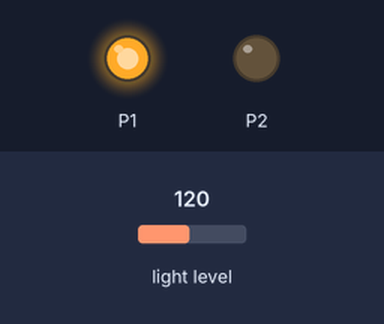
Recording of a program running on a simulated BBC micro:bit (MakeCode). Shown: output pins drawn as LEDs (lit = HIGH). Inputs (shaded band) come from the test bench; at power-on: light level 120.

Above: at 1.2 s.
1.3 s: light level set to 243
2.8 s: light level set to 251
At 3.7 s:
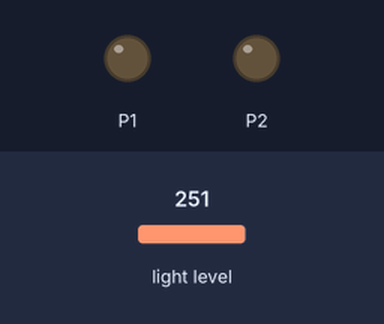
4.3 s: light level set to 5
At 4.7 s:
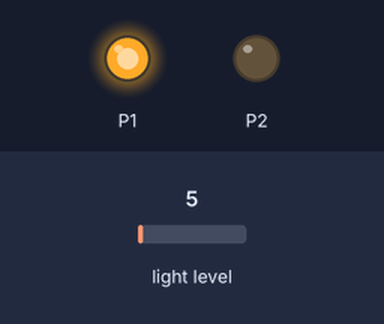
5.8 s: light level set to 250
At 6.9 s:
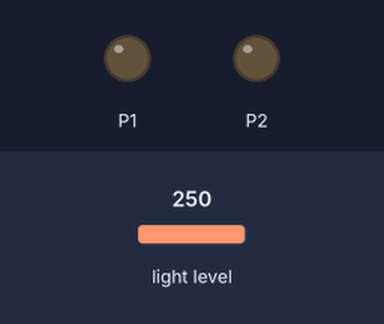
Timing chart, 0 to 8.3 s (numbered marks = the images above; inputs shaded):
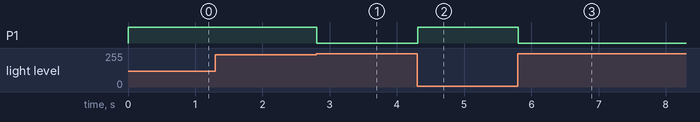

Measured:
- the behaviour switches between 247 and 248 on light level (found by bisection; images 0 and 1)
- after the input at 1.3 s, every drawn part: stays the same
- after the input at 2.8 s, P1: HIGH → LOW at once
- after the input at 4.3 s, P1: LOW → HIGH at once
- after the input at 5.8 s, P1: HIGH → LOW at once

The program:

main.ts
```typescript
let Luz = 0
basic.forever(function () {
    Luz = input.lightLevel()
    if (Luz <= 0) {
        pins.digitalWritePin(DigitalPin.P1, 1)
        pins.digitalWritePin(DigitalPin.P2, 1)
    } else if (Luz > 247) {
        pins.digitalWritePin(DigitalPin.P1, 0)
        pins.digitalWritePin(DigitalPin.P2, 0)
    } else {
        pins.digitalWritePin(DigitalPin.P1, 1)
        pins.digitalWritePin(DigitalPin.P2, 0)
    }
})
```

test.ts
```typescript
// testes vão aqui; isto não será compilado quando este pacote for usado como uma extensão.
```
